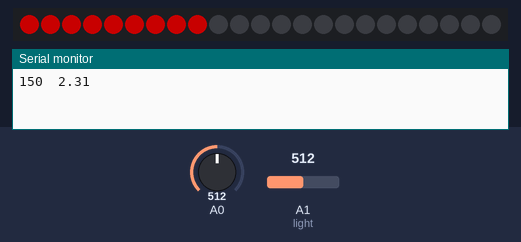
Bench run of a sketch on a simulated Arduino Uno, built with avr-gcc and run on an emulated ATmega328P. On the bench: 23 RGB LEDs in strip order, left to right, the last lines printed to the serial monitor. The test bench sets the inputs (shaded band); at power-on: A0 = 512, A1 (light) = 512. Dim RGB values are drawn brighter than linear.

Above: at 0.86 s.
5.5 s: A0 set to 654
At 6.92 s:
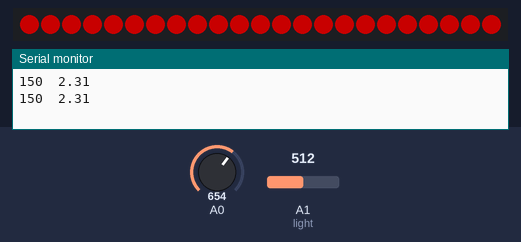
11.0 s: A0 set to 677
16.5 s: A1 (light) set to 122
At 17.2 s:
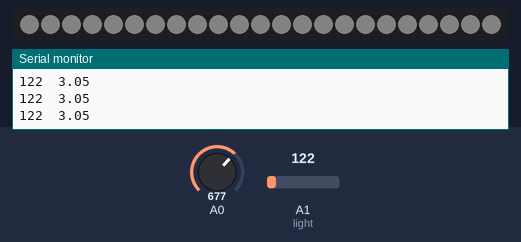
22.0 s: A0 set to 511
At 22.16 s:
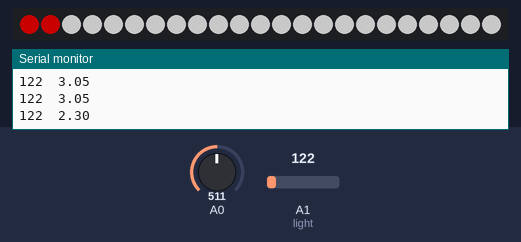

Measured:
- after the input at 16.5 s, the LEDs: change at once (image 2)
- after the input at 22.0 s, the LEDs: first change at once (image 3 shows a later state)

The sketch:

moond.ino
```cpp
#include <FastLED.h>

#define NUM_LEDS 23
#define DATA_PIN 6
#define CLOCK_PIN 13

// Define the array of leds
CRGB leds[NUM_LEDS];

void setup() {
   FastLED.addLeds<NEOPIXEL, DATA_PIN>(leds, NUM_LEDS);   // GRB ordering is assumed
  Serial.begin(9600);
}

void loop() {

  int sensorValue = analogRead(A0);                       //read raw voltage
  int light = analogRead(A1);                             //read raw light valiue
  float voltage = sensorValue * (5.0 / 1110.0);           //converts voltage to the range 0-5V
  light = constrain(light, 0, 150);                       //limits the light valiues from 0-150 --> makes it that light peaks wont be recepted
  Serial.print(light);
  Serial.print("\t");;
  light = map(light, 0, 150, 30, 0 );                     //connverts range 0-150 to 30-0 (the darker it gets, the brighter the moon shines)
  FastLED.setBrightness(light);                           //sets the light valiu to the moons brightness
  Serial.println(voltage);

  if (voltage < 3){

    for(int i=0; i<NUM_LEDS; i++) {                       // For each pixel...
      FastLED.setBrightness(100);                         //sets brightness to 100 (light sensor wont affect this mode)
      leds[i] = CRGB::Red;                                //sets all leds one by one to red
      FastLED.show();
      delay(100);                                         //delay till next led is turned on
      }
    for(int i=0; i<NUM_LEDS; i++) {                       // For each pixel...
      leds[i] = CRGB::Black;                              //turns off led
      FastLED.show();
      delay(100);                                         //delay till next led is turned on
      }
  }
    else{
      for(int i=0; i<NUM_LEDS; i++) {                     // For each pixel...
       leds[i] = CRGB::White;                             //nice colors: DarkOrange,LightGoldenrodYellow,SlateBlue, Yellow
       FastLED.show();
      }
    }
  }
```
